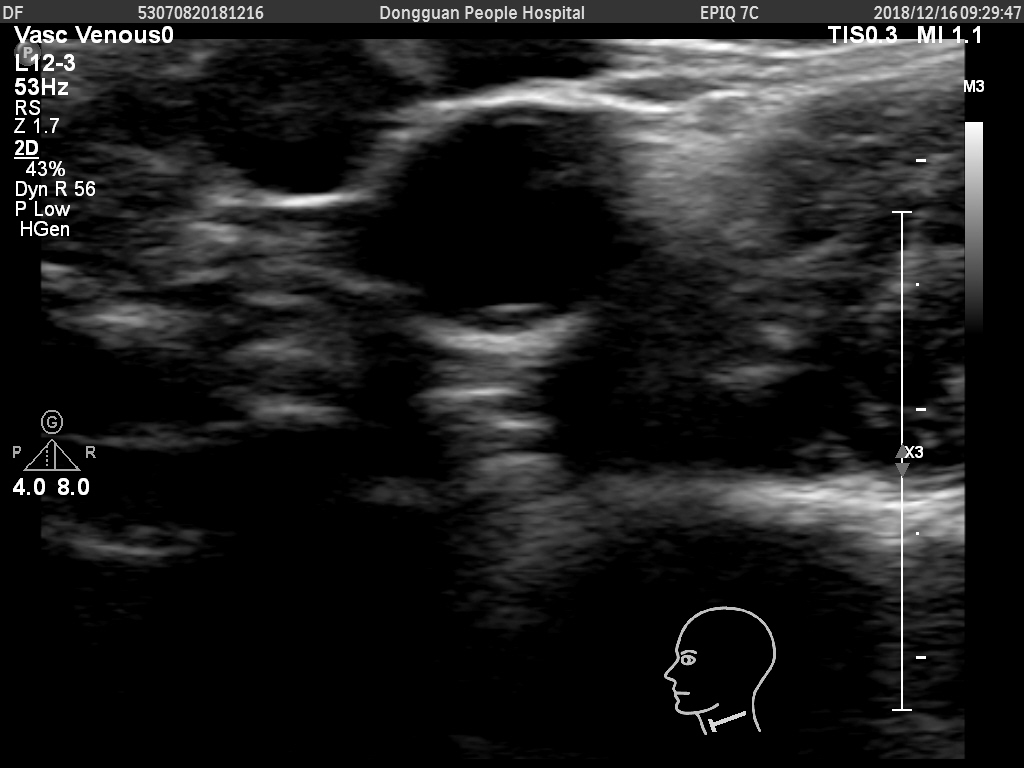
#> input picture workspace/AcademicAN/TwoStage/test_tmp/hist/蔡春灵-左-硬化-横切.jpg, 1024 x 768 px
$ python hist_ana.py
#> lines starting #> are read from the running program, lines starting #| are printed output that depends on the picture
from matplotlib import pyplot as plt
import cv2
import numpy as np

img = cv2.imread('./test_tmp/hist/蔡春灵-左-硬化-横切.jpg')
#> img is the input picture: shape (768, 1024, 3); min 0, max 255, mean 30

img_gray = cv2.cvtColor(img, cv2.COLOR_BGR2GRAY)

#plt.imshow(img, cmap=plt.cm.gray)
#plt.imshow(img)

hist = cv2.calcHist([img], [1], None, [256], [0, 256])
#> hist = 256 values, max 364977 at index 0, min 16 at index 245, mean 3072

# [22 lines of commented-out code are left out]
mask = np.zeros(img.shape[:2], np.uint8)
mask[110:370, 320:645] = 255
#mask[246:530, 162:880] = 225
mask_img = cv2.bitwise_and(img, img, mask = mask)
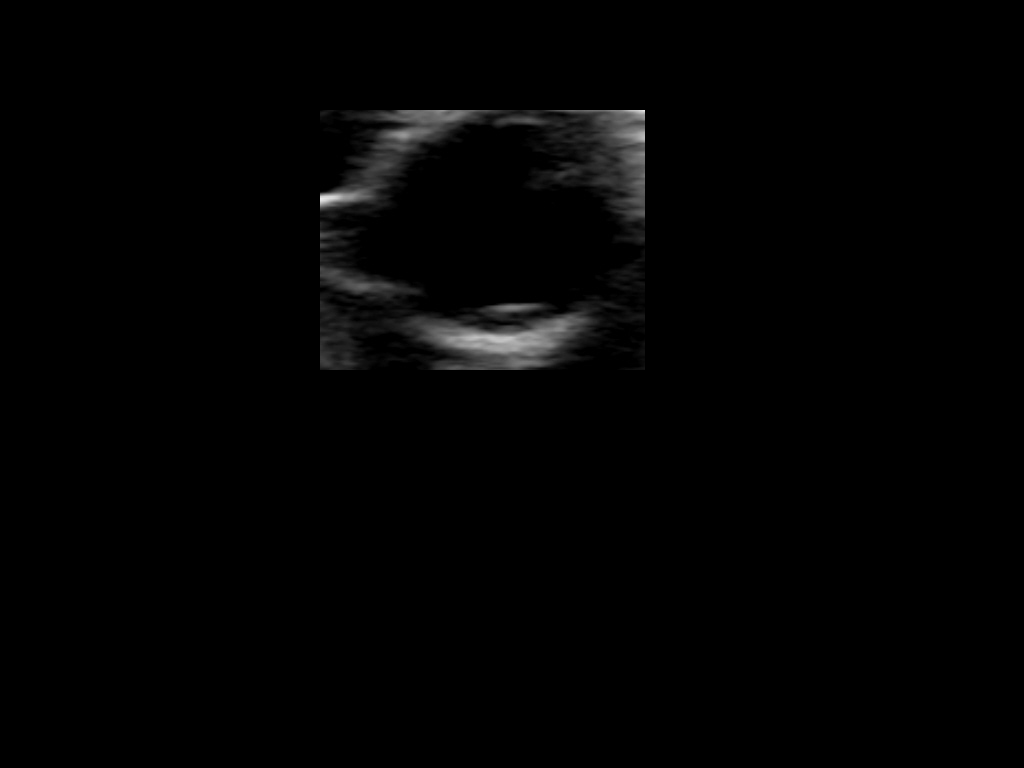
#> mask_img: shape (768, 1024, 3); min 0, max 234, mean 2.7

hist_full = cv2.calcHist([img],[0],None,[256],[0,2])
#> hist_full = 256 values, max 364977 at index 0, min 0 at index 1, mean 1498
hist_mask = cv2.calcHist([img],[0],mask,[256],[0,2])
#> hist_mask = 256 values, max 36343 at index 0, min 0 at index 1, mean 149.2

hist_full_1 = cv2.calcHist([img],[0],None,[256],[0.6,256])
#> hist_full_1 = 256 values, max 18508 at index 0, min 0 at index 255, mean 1646.3
hist_mask_1 = cv2.calcHist([img],[0],mask,[256],[0.6,256])
#> hist_mask_1 = 256 values, max 1864 at index 0, min 0 at index 221, mean 188.1
# [10 lines of commented-out code are left out]
plt.figure(figsize=(9,7))

plt.subplot(221), plt.imshow(img, 'gray'), plt.title("Transverse Raw Image")
#plt.subplot(222), plt.imshow(mask,'gray')
plt.subplot(222), plt.plot(hist_full_1), plt.xlim([0.5, 256]), plt.title("Histogram")
plt.subplot(223), plt.imshow(mask_img, 'gray'), plt.title("Transverse Vessel Image")
plt.subplot(224), plt.plot(hist_mask_1), plt.xlim([0.5,256]), plt.title("Histogram")
plt.savefig(fname="Transverse.svg",format="svg")
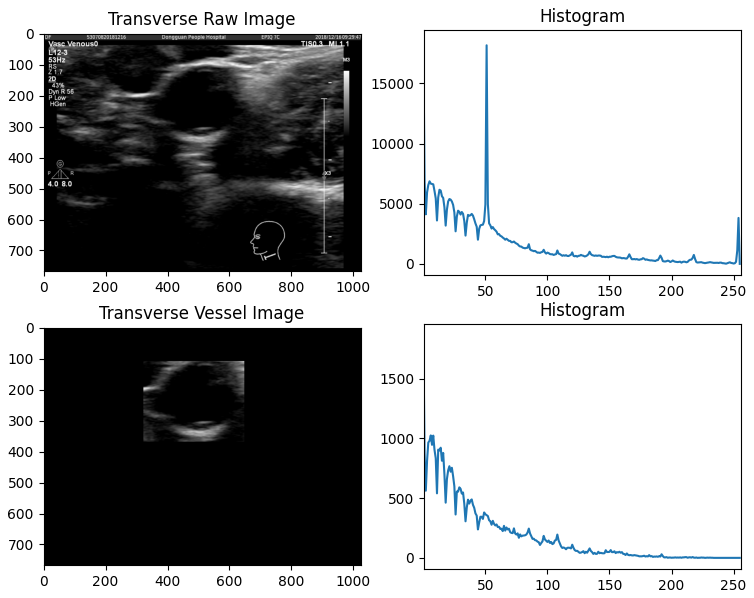
#> figure drawn by matplotlib, 4 panels; panel 2: curve peaks at x = 0, y = 18508; panel 4: curve peaks at x = 0, y = 1864
plt.show()

# [10 lines of commented-out code are left out]

$ run again, with workspace/AcademicAN/TwoStage/test_tmp/hist/刘郑-左-斑块-横切.jpg copied over workspace/AcademicAN/TwoStage/test_tmp/hist/蔡春灵-左-硬化-横切.jpg
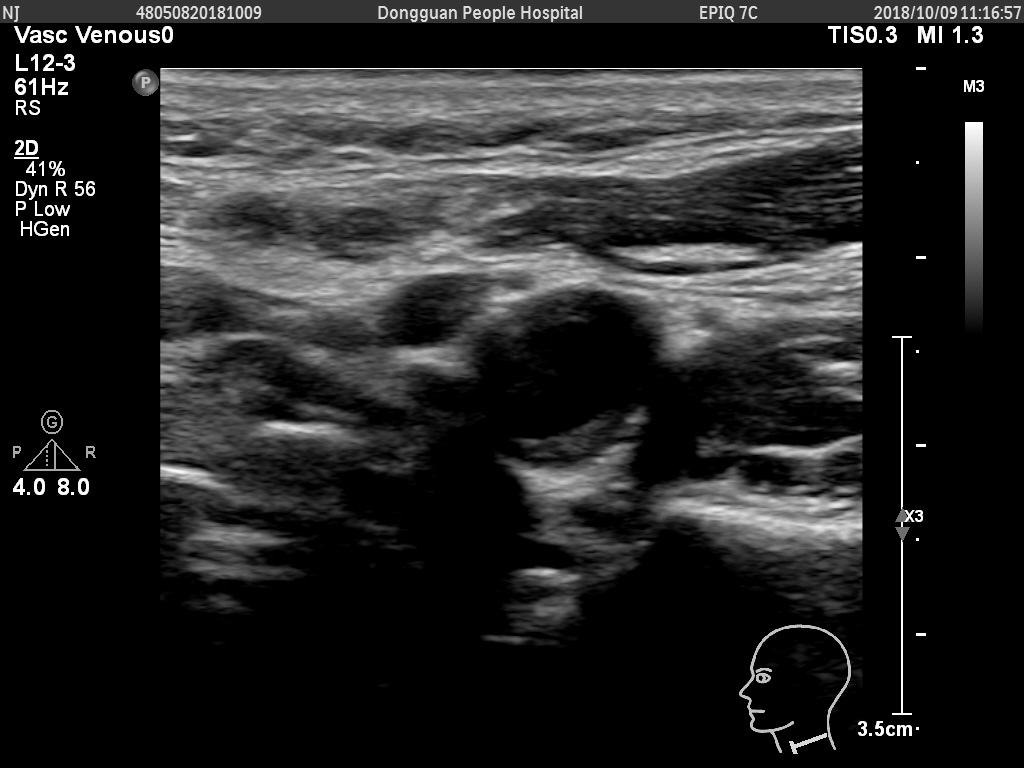
#> input picture workspace/AcademicAN/TwoStage/test_tmp/hist/刘郑-左-斑块-横切.jpg, 1024 x 768 px
#> img is the input picture: shape (768, 1024, 3); min 0, max 255, mean 37.7
#> hist = 256 values, max 425574 at index 0, min 6 at index 245, mean 3072
#> `mask_img = cv2.bitwise_and(img, img, mask = mask)`:
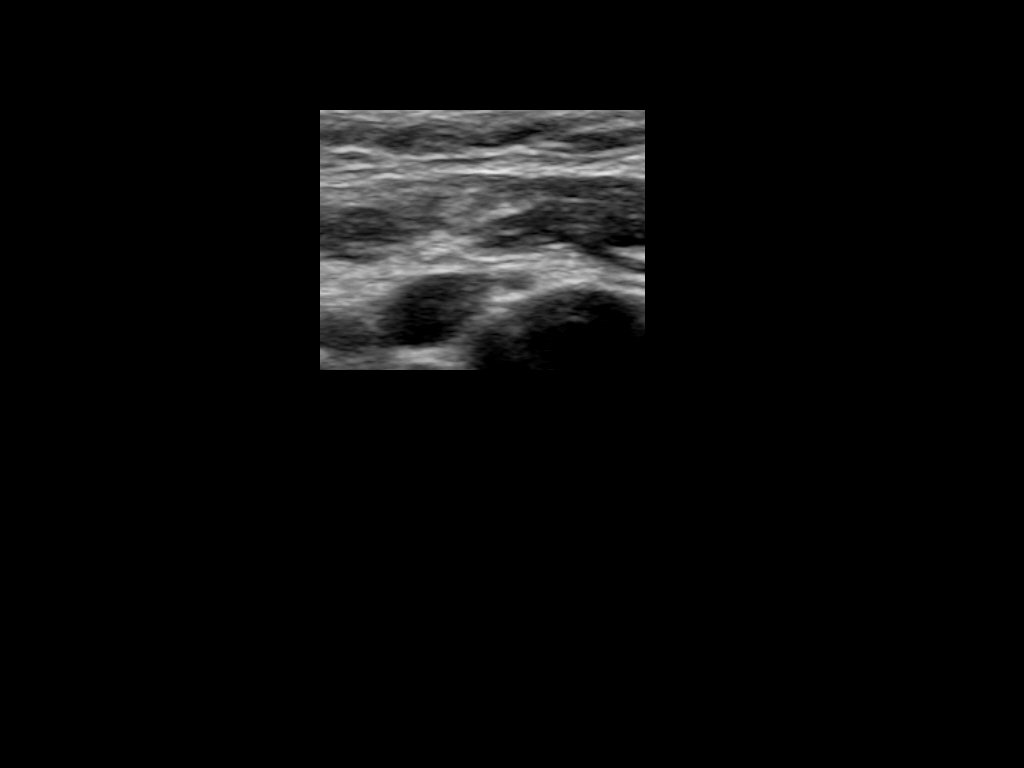
#> mask_img: shape (768, 1024, 3); min 0, max 238, mean 8.9
#> hist_full = 256 values, max 425574 at index 0, min 0 at index 1, mean 1709.2
#> hist_mask = 256 values, max 6078 at index 0, min 0 at index 1, mean 25.88
#> hist_full_1 = 256 values, max 17306 at index 51, min 0 at index 255, mean 1409.6
#> hist_mask_1 = 256 values, max 812 at index 85, min 0 at index 230, mean 306.3
#> `plt.savefig(fname="Transverse.svg",format="svg")`:
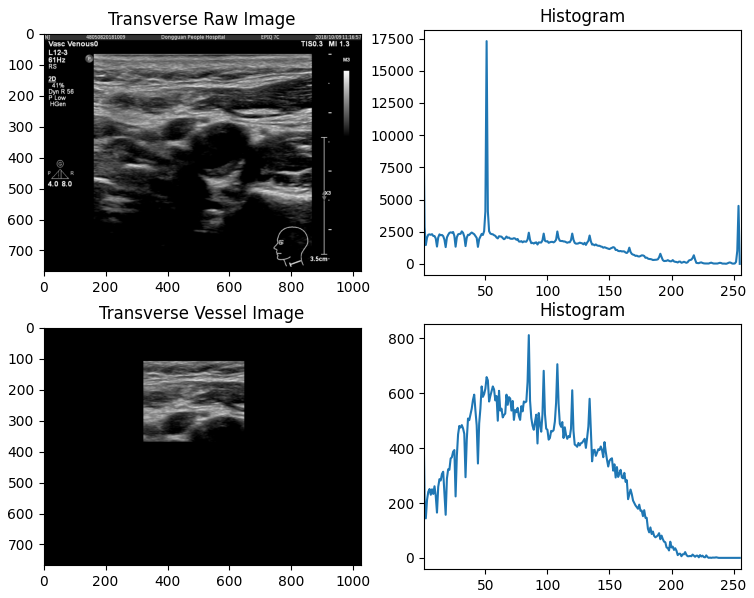
#> figure drawn by matplotlib, 4 panels; panel 2: curve peaks at x = 51, y = 17306; panel 4: curve peaks at x = 85, y = 812

$ run again, with workspace/AcademicAN/TwoStage/test_tmp/hist/刘郑-左-斑块-纵切.jpg copied over workspace/AcademicAN/TwoStage/test_tmp/hist/蔡春灵-左-硬化-横切.jpg
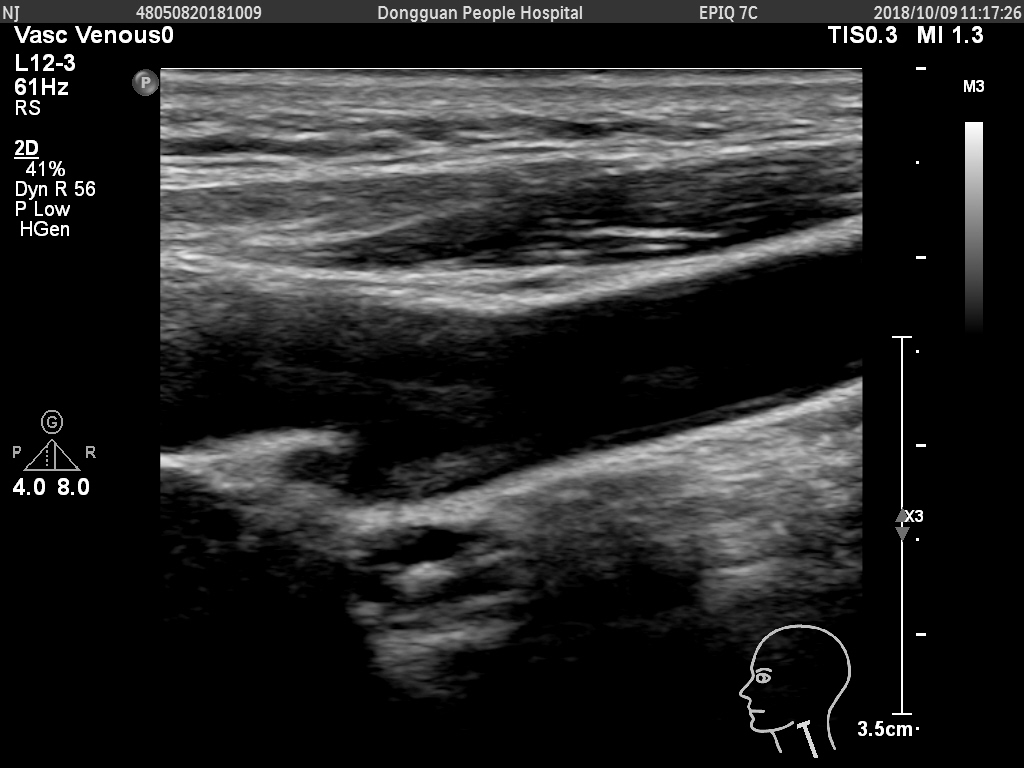
#> input picture workspace/AcademicAN/TwoStage/test_tmp/hist/刘郑-左-斑块-纵切.jpg, 1024 x 768 px
#> img is the input picture: shape (768, 1024, 3); min 0, max 255, mean 37.6
#> hist = 256 values, max 425159 at index 0, min 4 at index 245, mean 3072
#> `mask_img = cv2.bitwise_and(img, img, mask = mask)`:
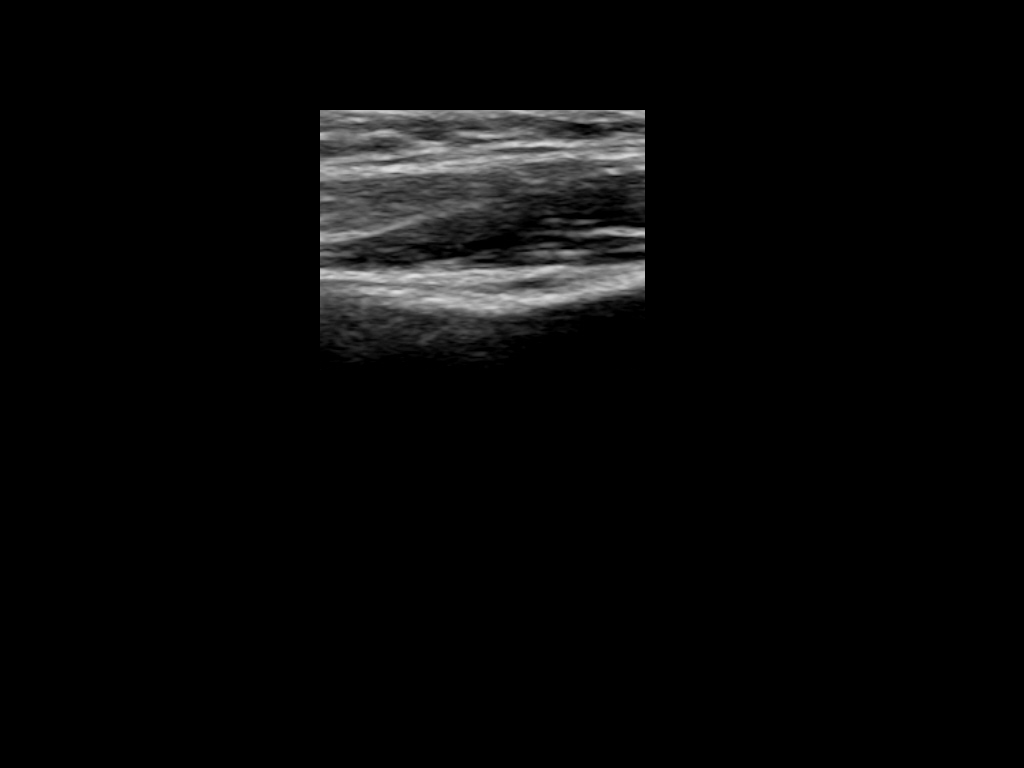
#> mask_img: shape (768, 1024, 3); min 0, max 222, mean 7.8
#> hist_full = 256 values, max 425159 at index 0, min 0 at index 1, mean 1714.6
#> hist_mask = 256 values, max 9623 at index 0, min 0 at index 1, mean 42.14
#> hist_full_1 = 256 values, max 17076 at index 51, min 0 at index 255, mean 1411.2
#> hist_mask_1 = 256 values, max 1164 at index 0, min 0 at index 222, mean 292.5
#> `plt.savefig(fname="Transverse.svg",format="svg")`:
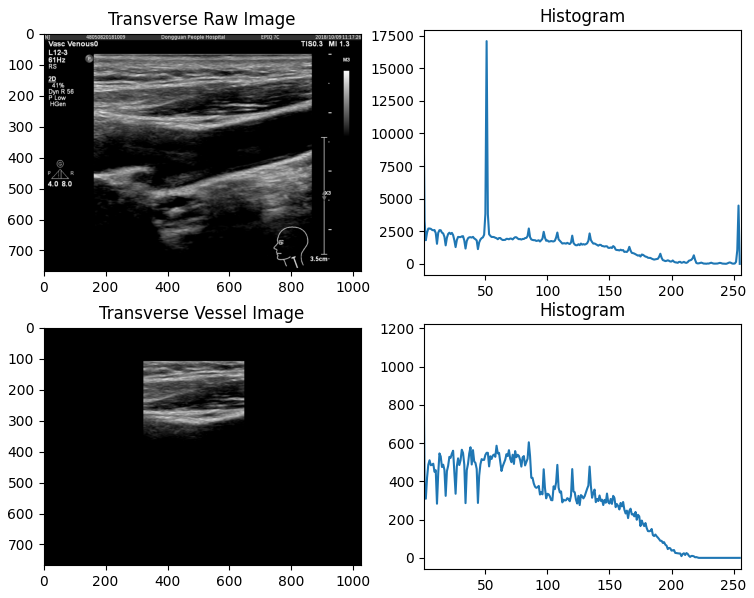
#> figure drawn by matplotlib, 4 panels; panel 2: curve peaks at x = 51, y = 17076; panel 4: curve peaks at x = 0, y = 1164

$ run again, with workspace/AcademicAN/TwoStage/test_tmp/hist/张娇-左-斑块-横切.jpg copied over workspace/AcademicAN/TwoStage/test_tmp/hist/蔡春灵-左-硬化-横切.jpg
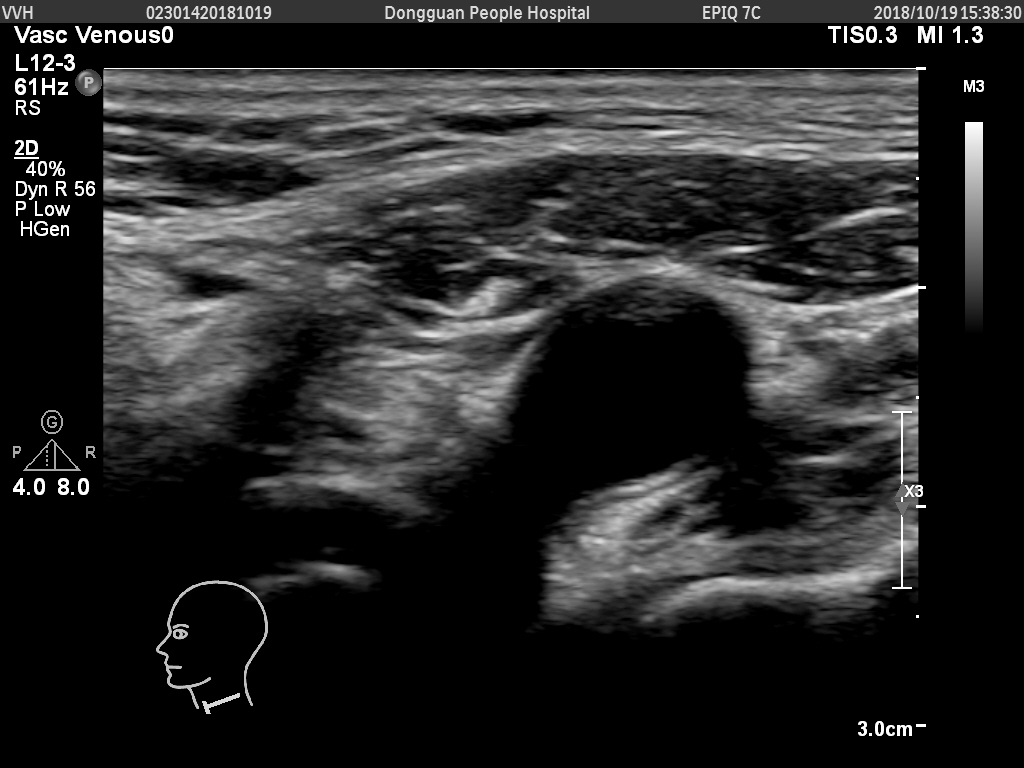
#> input picture workspace/AcademicAN/TwoStage/test_tmp/hist/张娇-左-斑块-横切.jpg, 1024 x 768 px
#> img is the input picture: shape (768, 1024, 3); min 0, max 255, mean 40
#> hist = 256 values, max 390084 at index 0, min 6 at index 245, mean 3072
#> `mask_img = cv2.bitwise_and(img, img, mask = mask)`:
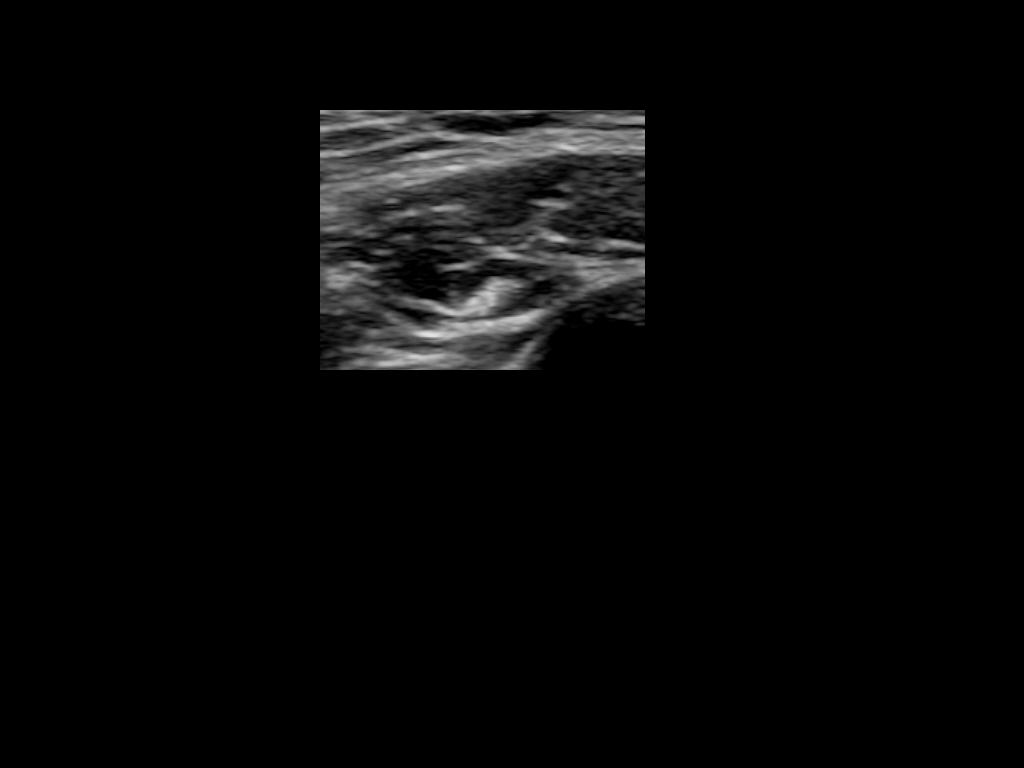
#> mask_img: shape (768, 1024, 3); min 0, max 227, mean 7.2
#> hist_full = 256 values, max 390084 at index 0, min 0 at index 1, mean 1567.9
#> hist_mask = 256 values, max 6069 at index 0, min 0 at index 1, mean 26.17
#> hist_full_1 = 256 values, max 17416 at index 51, min 0 at index 255, mean 1548.2
#> hist_mask_1 = 256 values, max 815 at index 39, min 0 at index 227, mean 306.4
#> `plt.savefig(fname="Transverse.svg",format="svg")`:
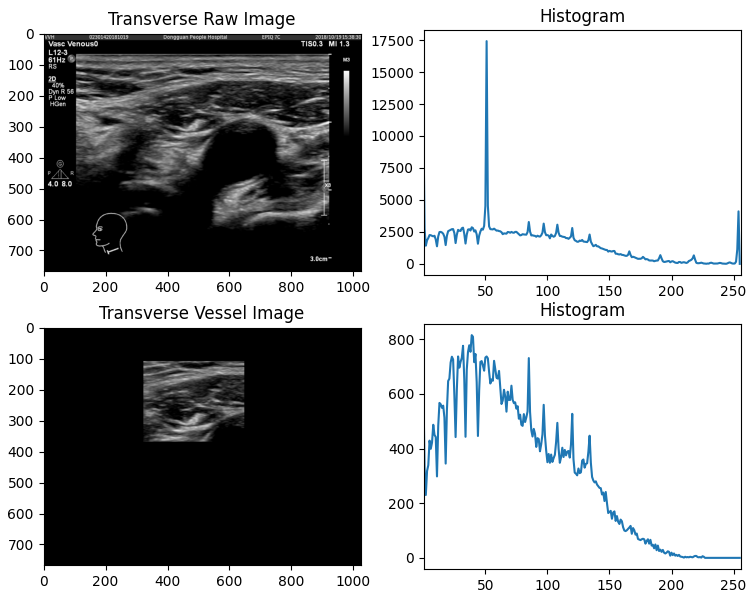
#> figure drawn by matplotlib, 4 panels; panel 2: curve peaks at x = 51, y = 17416; panel 4: curve peaks at x = 39, y = 815
